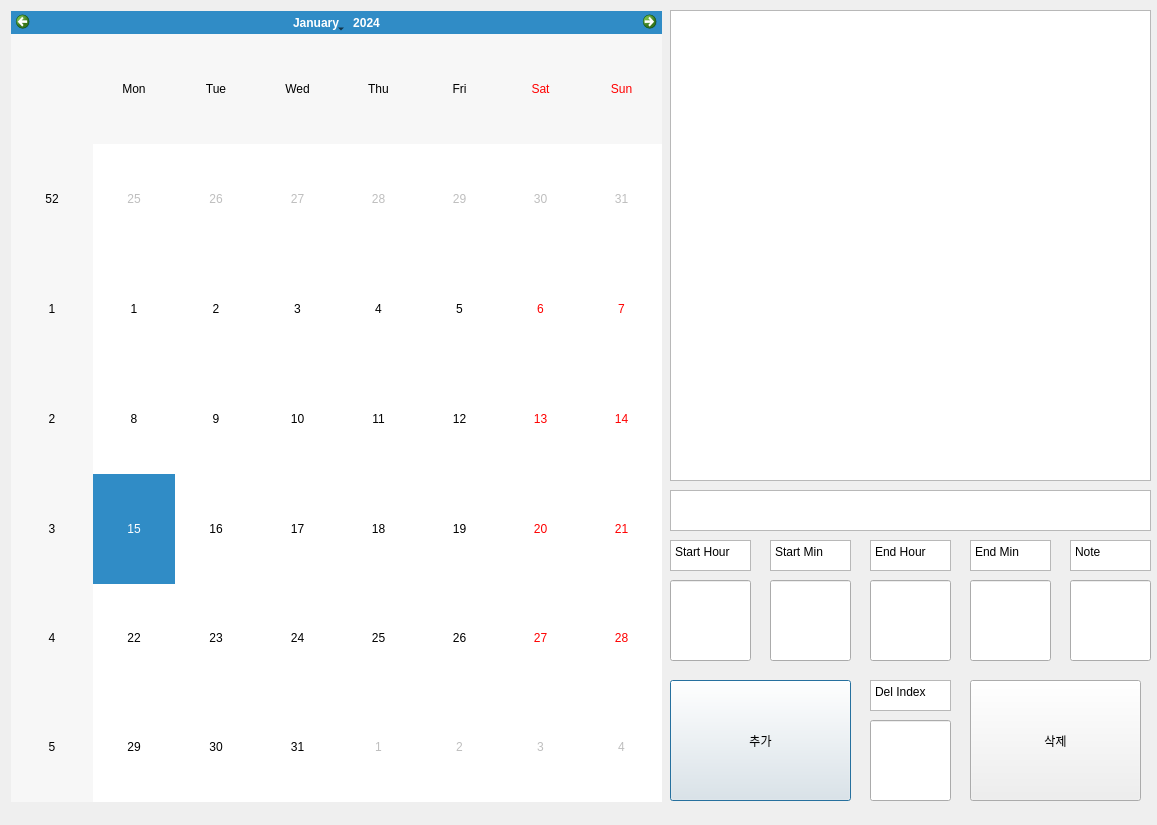
<?xml version="1.0" encoding="UTF-8"?>
<ui version="4.0">
 <class>Dialog</class>
 <widget class="QDialog" name="Dialog">
  <property name="geometry">
   <rect>
    <x>0</x>
    <y>0</y>
    <width>1157</width>
    <height>825</height>
   </rect>
  </property>
  <property name="windowTitle">
   <string>Dialog</string>
  </property>
  <widget class="QTextBrowser" name="text">
   <property name="geometry">
    <rect>
     <x>670</x>
     <y>10</y>
     <width>481</width>
     <height>471</height>
    </rect>
   </property>
  </widget>
  <widget class="QCalendarWidget" name="calendarWidget">
   <property name="geometry">
    <rect>
     <x>11</x>
     <y>11</y>
     <width>651</width>
     <height>791</height>
    </rect>
   </property>
  </widget>
  <widget class="QPushButton" name="pushButton">
   <property name="geometry">
    <rect>
     <x>670</x>
     <y>680</y>
     <width>181</width>
     <height>121</height>
    </rect>
   </property>
   <property name="text">
    <string>추가</string>
   </property>
  </widget>
  <widget class="QPushButton" name="pushButton_2">
   <property name="geometry">
    <rect>
     <x>970</x>
     <y>680</y>
     <width>171</width>
     <height>121</height>
    </rect>
   </property>
   <property name="text">
    <string>삭제</string>
   </property>
  </widget>
  <widget class="QLineEdit" name="lineEdit">
   <property name="geometry">
    <rect>
     <x>670</x>
     <y>580</y>
     <width>81</width>
     <height>81</height>
    </rect>
   </property>
  </widget>
  <widget class="QLineEdit" name="lineEdit_2">
   <property name="geometry">
    <rect>
     <x>770</x>
     <y>580</y>
     <width>81</width>
     <height>81</height>
    </rect>
   </property>
  </widget>
  <widget class="QLineEdit" name="lineEdit_3">
   <property name="geometry">
    <rect>
     <x>870</x>
     <y>580</y>
     <width>81</width>
     <height>81</height>
    </rect>
   </property>
  </widget>
  <widget class="QLineEdit" name="lineEdit_4">
   <property name="geometry">
    <rect>
     <x>970</x>
     <y>580</y>
     <width>81</width>
     <height>81</height>
    </rect>
   </property>
  </widget>
  <widget class="QLineEdit" name="lineEdit_5">
   <property name="geometry">
    <rect>
     <x>1070</x>
     <y>580</y>
     <width>81</width>
     <height>81</height>
    </rect>
   </property>
  </widget>
  <widget class="QTextBrowser" name="textBrowser">
   <property name="geometry">
    <rect>
     <x>670</x>
     <y>540</y>
     <width>81</width>
     <height>31</height>
    </rect>
   </property>
   <property name="html">
    <string>&lt;!DOCTYPE HTML PUBLIC &quot;-//W3C//DTD HTML 4.0//EN&quot; &quot;http://www.w3.org/TR/REC-html40/strict.dtd&quot;&gt;
&lt;html&gt;&lt;head&gt;&lt;meta name=&quot;qrichtext&quot; content=&quot;1&quot; /&gt;&lt;style type=&quot;text/css&quot;&gt;
p, li { white-space: pre-wrap; }
&lt;/style&gt;&lt;/head&gt;&lt;body style=&quot; font-family:'Gulim'; font-size:9pt; font-weight:400; font-style:normal;&quot;&gt;
&lt;p style=&quot; margin-top:0px; margin-bottom:0px; margin-left:0px; margin-right:0px; -qt-block-indent:0; text-indent:0px;&quot;&gt;&lt;span style=&quot; font-family:'Gulim';&quot;&gt;Start Hour&lt;/span&gt;&lt;/p&gt;&lt;/body&gt;&lt;/html&gt;</string>
   </property>
  </widget>
  <widget class="QTextBrowser" name="textBrowser_2">
   <property name="geometry">
    <rect>
     <x>770</x>
     <y>540</y>
     <width>81</width>
     <height>31</height>
    </rect>
   </property>
   <property name="html">
    <string>&lt;!DOCTYPE HTML PUBLIC &quot;-//W3C//DTD HTML 4.0//EN&quot; &quot;http://www.w3.org/TR/REC-html40/strict.dtd&quot;&gt;
&lt;html&gt;&lt;head&gt;&lt;meta name=&quot;qrichtext&quot; content=&quot;1&quot; /&gt;&lt;style type=&quot;text/css&quot;&gt;
p, li { white-space: pre-wrap; }
&lt;/style&gt;&lt;/head&gt;&lt;body style=&quot; font-family:'Gulim'; font-size:9pt; font-weight:400; font-style:normal;&quot;&gt;
&lt;p style=&quot; margin-top:0px; margin-bottom:0px; margin-left:0px; margin-right:0px; -qt-block-indent:0; text-indent:0px;&quot;&gt;&lt;span style=&quot; font-family:'Gulim';&quot;&gt;Start Min&lt;/span&gt;&lt;/p&gt;&lt;/body&gt;&lt;/html&gt;</string>
   </property>
  </widget>
  <widget class="QTextBrowser" name="textBrowser_3">
   <property name="geometry">
    <rect>
     <x>870</x>
     <y>540</y>
     <width>81</width>
     <height>31</height>
    </rect>
   </property>
   <property name="html">
    <string>&lt;!DOCTYPE HTML PUBLIC &quot;-//W3C//DTD HTML 4.0//EN&quot; &quot;http://www.w3.org/TR/REC-html40/strict.dtd&quot;&gt;
&lt;html&gt;&lt;head&gt;&lt;meta name=&quot;qrichtext&quot; content=&quot;1&quot; /&gt;&lt;style type=&quot;text/css&quot;&gt;
p, li { white-space: pre-wrap; }
&lt;/style&gt;&lt;/head&gt;&lt;body style=&quot; font-family:'Gulim'; font-size:9pt; font-weight:400; font-style:normal;&quot;&gt;
&lt;p style=&quot; margin-top:0px; margin-bottom:0px; margin-left:0px; margin-right:0px; -qt-block-indent:0; text-indent:0px;&quot;&gt;&lt;span style=&quot; font-family:'Gulim';&quot;&gt;End Hour&lt;/span&gt;&lt;/p&gt;&lt;/body&gt;&lt;/html&gt;</string>
   </property>
  </widget>
  <widget class="QTextBrowser" name="textBrowser_4">
   <property name="geometry">
    <rect>
     <x>970</x>
     <y>540</y>
     <width>81</width>
     <height>31</height>
    </rect>
   </property>
   <property name="html">
    <string>&lt;!DOCTYPE HTML PUBLIC &quot;-//W3C//DTD HTML 4.0//EN&quot; &quot;http://www.w3.org/TR/REC-html40/strict.dtd&quot;&gt;
&lt;html&gt;&lt;head&gt;&lt;meta name=&quot;qrichtext&quot; content=&quot;1&quot; /&gt;&lt;style type=&quot;text/css&quot;&gt;
p, li { white-space: pre-wrap; }
&lt;/style&gt;&lt;/head&gt;&lt;body style=&quot; font-family:'Gulim'; font-size:9pt; font-weight:400; font-style:normal;&quot;&gt;
&lt;p style=&quot; margin-top:0px; margin-bottom:0px; margin-left:0px; margin-right:0px; -qt-block-indent:0; text-indent:0px;&quot;&gt;&lt;span style=&quot; font-family:'Gulim';&quot;&gt;End Min&lt;/span&gt;&lt;/p&gt;&lt;/body&gt;&lt;/html&gt;</string>
   </property>
  </widget>
  <widget class="QTextBrowser" name="textBrowser_5">
   <property name="geometry">
    <rect>
     <x>1070</x>
     <y>540</y>
     <width>81</width>
     <height>31</height>
    </rect>
   </property>
   <property name="html">
    <string>&lt;!DOCTYPE HTML PUBLIC &quot;-//W3C//DTD HTML 4.0//EN&quot; &quot;http://www.w3.org/TR/REC-html40/strict.dtd&quot;&gt;
&lt;html&gt;&lt;head&gt;&lt;meta name=&quot;qrichtext&quot; content=&quot;1&quot; /&gt;&lt;style type=&quot;text/css&quot;&gt;
p, li { white-space: pre-wrap; }
&lt;/style&gt;&lt;/head&gt;&lt;body style=&quot; font-family:'Gulim'; font-size:9pt; font-weight:400; font-style:normal;&quot;&gt;
&lt;p style=&quot; margin-top:0px; margin-bottom:0px; margin-left:0px; margin-right:0px; -qt-block-indent:0; text-indent:0px;&quot;&gt;&lt;span style=&quot; font-family:'Gulim';&quot;&gt;Note&lt;/span&gt;&lt;/p&gt;&lt;/body&gt;&lt;/html&gt;</string>
   </property>
  </widget>
  <widget class="QLineEdit" name="delindex">
   <property name="geometry">
    <rect>
     <x>870</x>
     <y>720</y>
     <width>81</width>
     <height>81</height>
    </rect>
   </property>
  </widget>
  <widget class="QTextBrowser" name="textBrowser_6">
   <property name="geometry">
    <rect>
     <x>870</x>
     <y>680</y>
     <width>81</width>
     <height>31</height>
    </rect>
   </property>
   <property name="html">
    <string>&lt;!DOCTYPE HTML PUBLIC &quot;-//W3C//DTD HTML 4.0//EN&quot; &quot;http://www.w3.org/TR/REC-html40/strict.dtd&quot;&gt;
&lt;html&gt;&lt;head&gt;&lt;meta name=&quot;qrichtext&quot; content=&quot;1&quot; /&gt;&lt;style type=&quot;text/css&quot;&gt;
p, li { white-space: pre-wrap; }
&lt;/style&gt;&lt;/head&gt;&lt;body style=&quot; font-family:'Gulim'; font-size:9pt; font-weight:400; font-style:normal;&quot;&gt;
&lt;p style=&quot; margin-top:0px; margin-bottom:0px; margin-left:0px; margin-right:0px; -qt-block-indent:0; text-indent:0px;&quot;&gt;&lt;span style=&quot; font-family:'Gulim';&quot;&gt;Del Index&lt;/span&gt;&lt;/p&gt;&lt;/body&gt;&lt;/html&gt;</string>
   </property>
  </widget>
  <widget class="QTextBrowser" name="tell">
   <property name="geometry">
    <rect>
     <x>670</x>
     <y>490</y>
     <width>481</width>
     <height>41</height>
    </rect>
   </property>
  </widget>
 </widget>
 <resources/>
 <connections/>
</ui>
